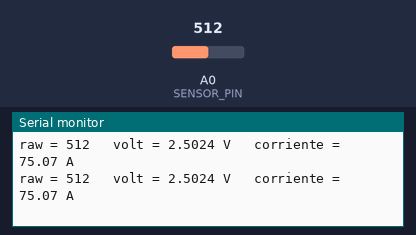
Simulated run of this sketch. Board: Arduino Uno, built with avr-gcc and run on an emulated ATmega328P. Shown: the last lines printed to the serial monitor. The test bench sets the inputs (shaded band); at power-on: A0 (SENSOR_PIN) = 512.

Above: at 1.2 s.
1.3 s: A0 (SENSOR_PIN) set to 716
At 1.57 s:
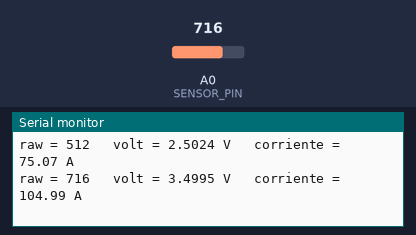
2.8 s: A0 (SENSOR_PIN) set to 900
At 2.98 s:
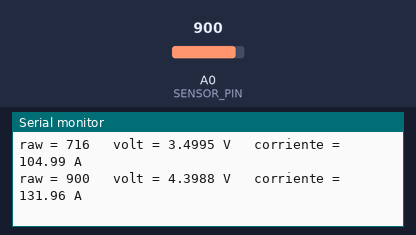
Timing chart, 0 to 5.8 s (numbered marks = the images above; inputs shaded):
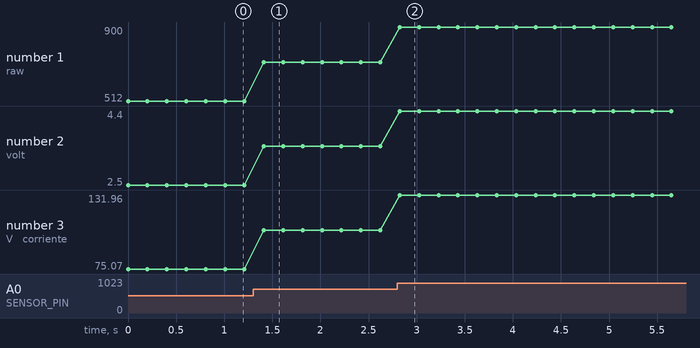

The sketch:

Arduino_with_IR_FINAL.ino
```cpp
const int SENSOR_PIN = A0;

void setup() {
  Serial.begin(115200);
  pinMode(SENSOR_PIN, INPUT);
}

void loop() {
  // Leer ADC (0–1023)
  int raw = analogRead(SENSOR_PIN);

  // Convertir a voltaje (ADC de 10 bits con referencia de 5V)
  float volt = raw * (5.0 / 1023.0);

  // Convertir voltaje a corriente
  float corriente = volt * 30.0;  // 1V = 30A

  Serial.print("raw = ");
  Serial.print(raw);

  Serial.print("   volt = ");
  Serial.print(volt, 4);

  Serial.print(" V   corriente = ");
  Serial.print(corriente, 2);
  Serial.println(" A");

  delay(200);
}
```

Measured:
- after the input at 1.3 s, the serial monitor: prints a new line after 0.11 s (image 1)
- after the input at 2.8 s, the serial monitor: prints a new line at once (image 2)
- plotted number 1: 512 → 716 after the input at 1.3 s, 716 → 900 after the input at 2.8 s
- plotted number 2: 2.5 → 3.5 after the input at 1.3 s, 3.5 → 4.4 after the input at 2.8 s
- plotted number 3: 75.07 → 104.99 after the input at 1.3 s, 104.99 → 131.96 after the input at 2.8 s
